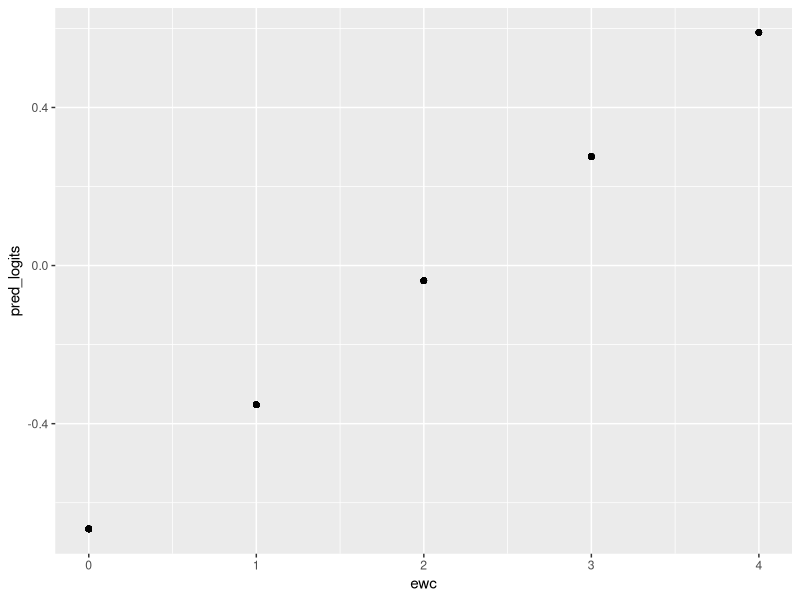
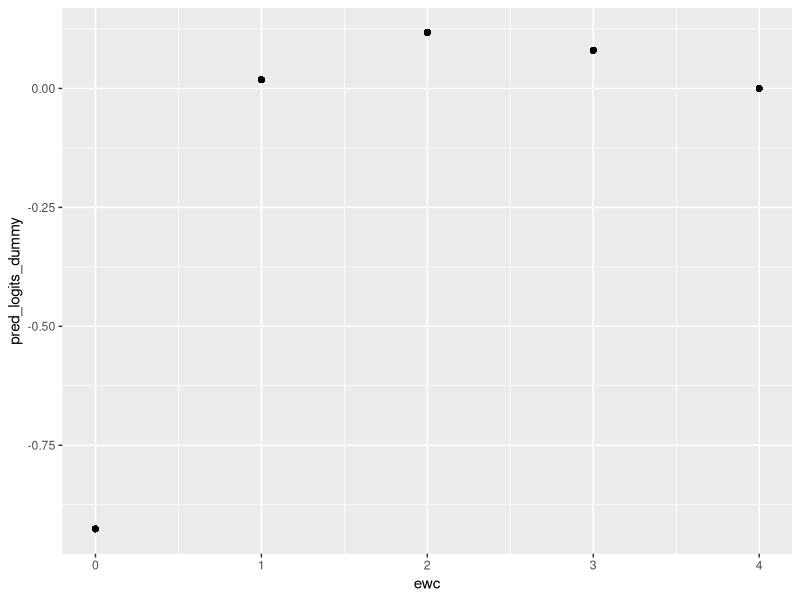

Source code (R) for these figures, in order:
library(tidyverse)
library(haven)

intrinsic <- haven::read_dta('data/intrinsic.dta')

intrinsic <- na.omit(intrinsic)

head(intrinsic)


## Question 2

# 2a
m <- glm(enjoyex ~ ewc, family = binomial, data = intrinsic)
summary(m)

# 2b
intrinsic$pred_logits <- predict(m, type = "link")
ggplot(intrinsic, aes(x=ewc, y=pred_logits)) + geom_point()

# 2c
m.2 <- glm(enjoyex ~ factor(ewc), family = binomial, data = intrinsic)
summary(m.2)
anova(m.2, test = "LRT")

# 2f
intrinsic$pred_logits_dummy = predict(m.2, type = "link")
ggplot(intrinsic, aes(x=ewc, y=pred_logits_dummy)) + geom_point()

# 2g
anova(m, m.2, test = "LRT")


## Question 3

# 3c
q = (-2*-355.10) - (-2*-336.55)
pchisq(q=q, df=2, lower.tail = FALSE)

# 3d
q = (-2*-337.09) - (-2*-336.55)
pchisq(q=q, df=1, lower.tail = FALSE)
